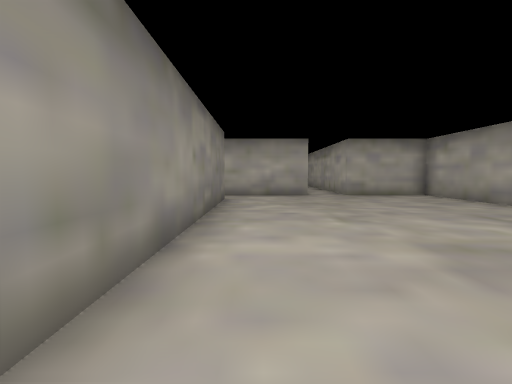
View 1 (above)

24 first-person views from a walk through a scene from a Unity 3-D project. The camera is 1.5 m above the floor, tilts 4° down and sees 90° across. The floor is counted in squares, 2 m on a side. Each view is taken from the middle of a square. On the plan, view 1 faces up. The plan holds only what a view shows up to about 9 squares ahead; the rest is blank. The place goes on beyond the plan. The player is left out.

View 2
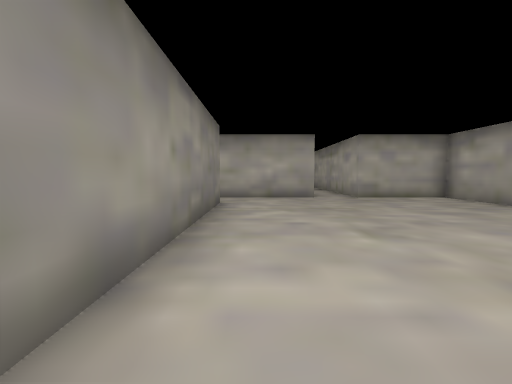

View 3
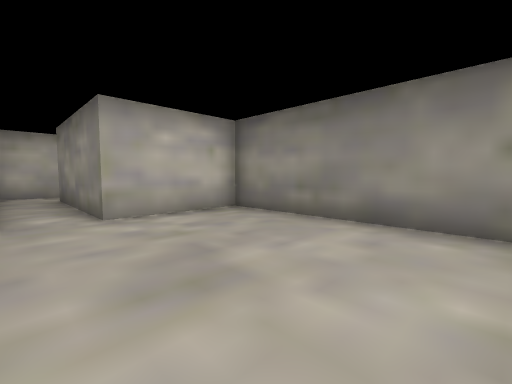

View 4
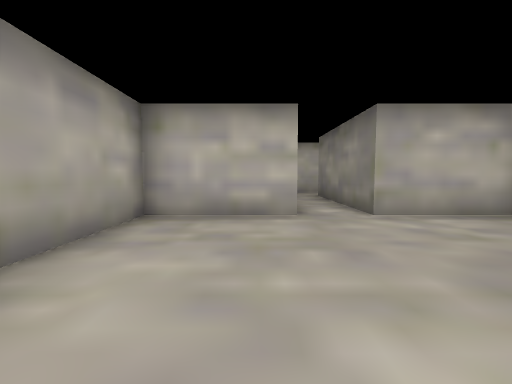

View 5
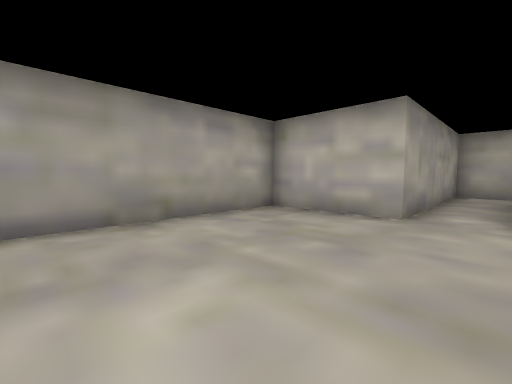

View 6
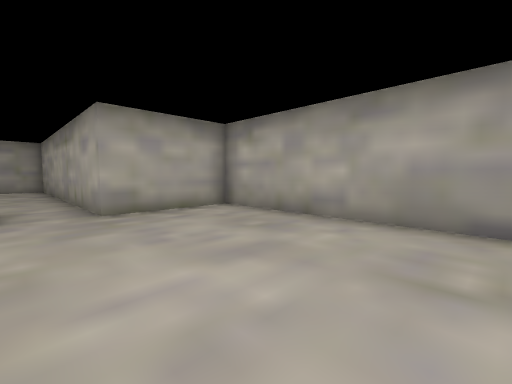

View 7
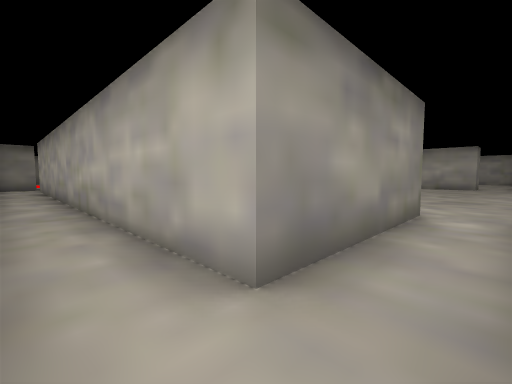

View 8
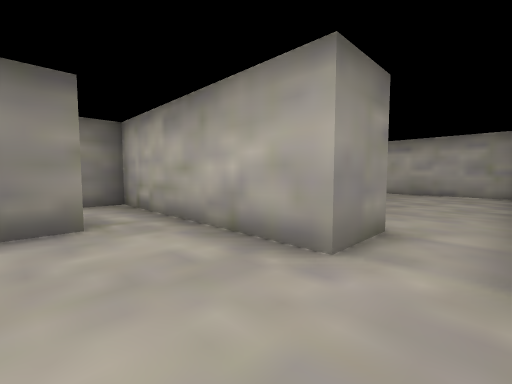

View 9
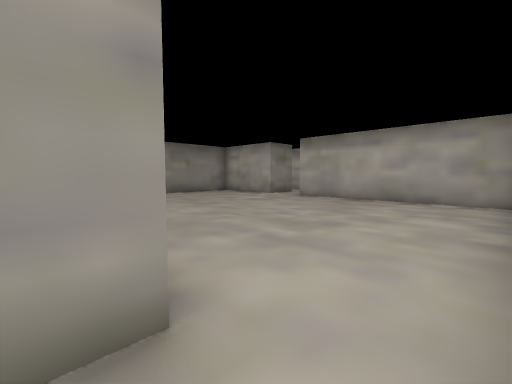

View 10
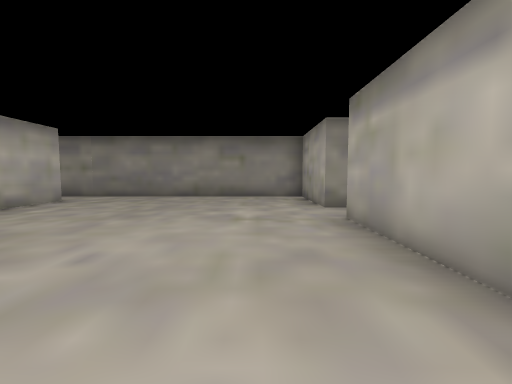

View 11
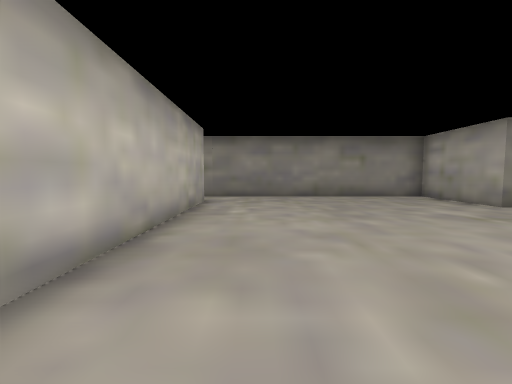

View 12
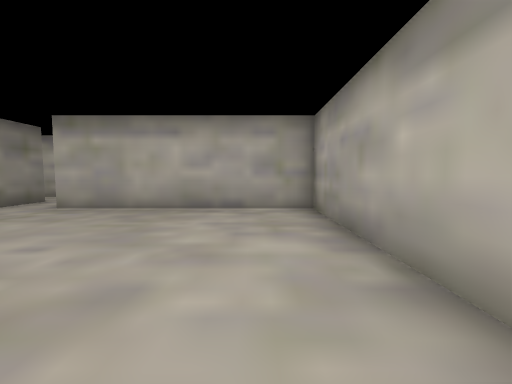

View 13
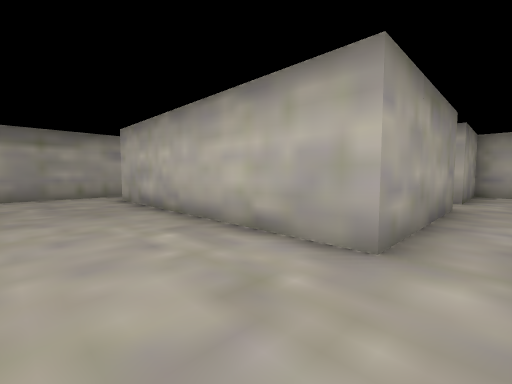

View 14
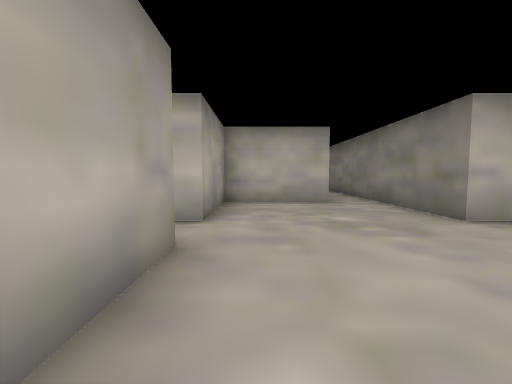

View 15
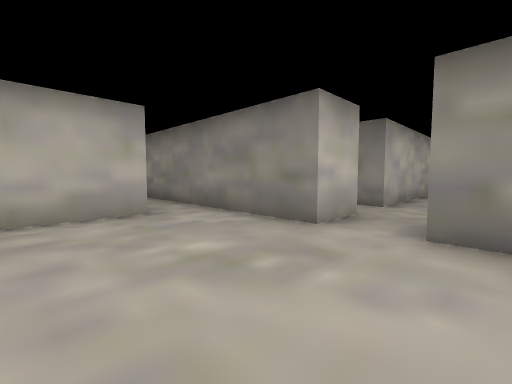

View 16
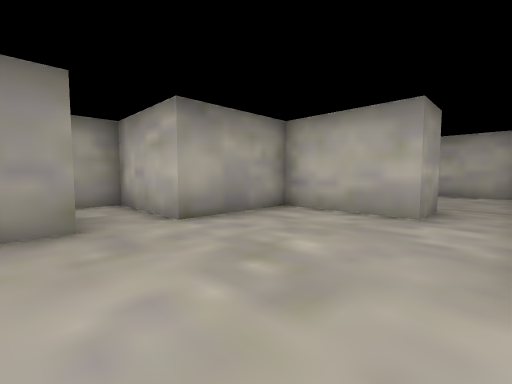

View 17
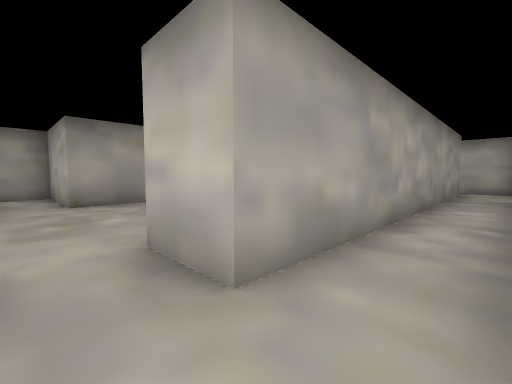

View 18
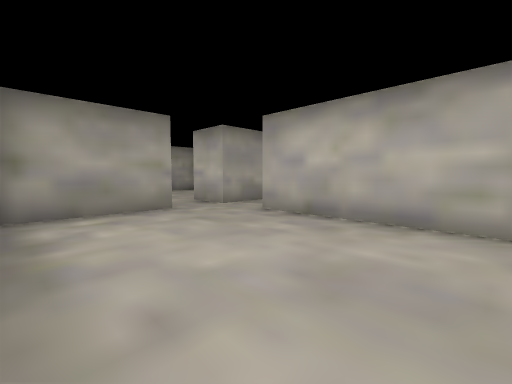

View 19
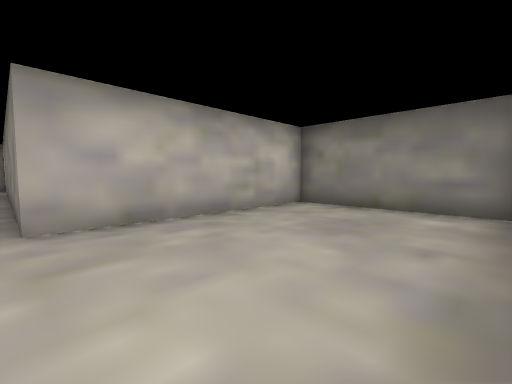

View 20
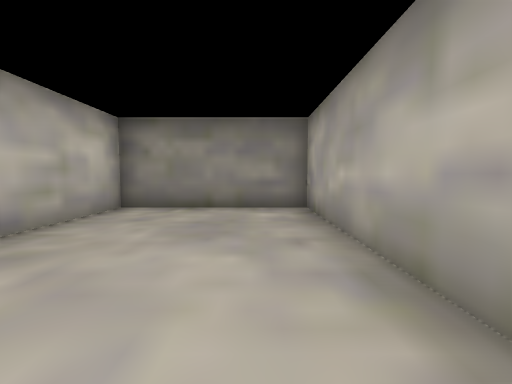

View 21
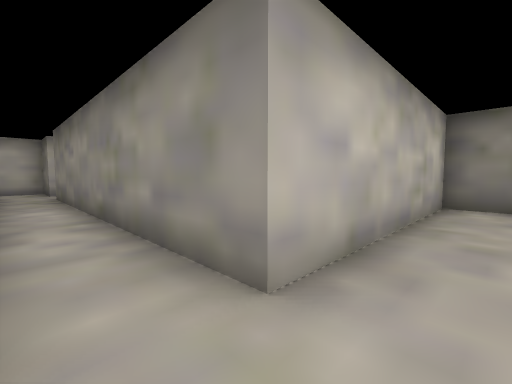

View 22
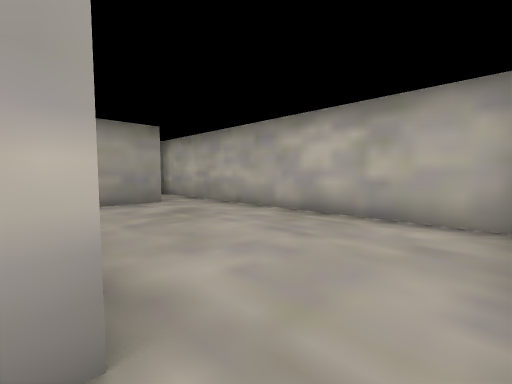

View 23
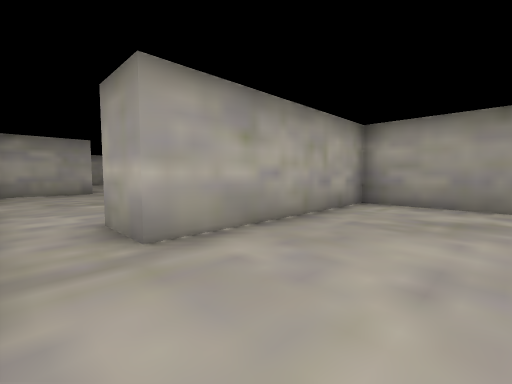

View 24
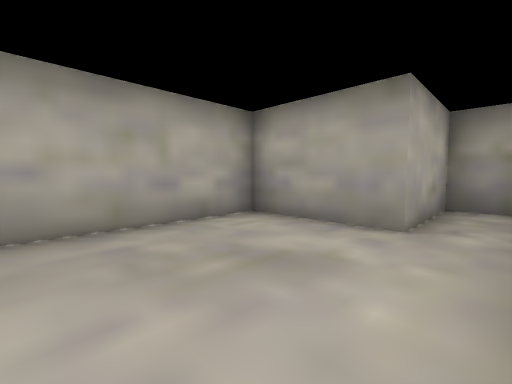

### Floor plan
Points are (right, up) in squares from view 1. A wall is a line through its corners. A room is listed if a view was taken in it or the views show most of it. See-through windows are left out.
Room 1 (views 1, 2, 3, 4, 5, 6, 7, 8, 9, 21)
walls: (-0.9, 7.9) (-0.9, -0.6) (1.9, -0.6) (1.9, -4.8) (-8.6, -4.8); (1.6, -6.2) (3.3, -6.2) (3.3, -0.6) (6.1, -0.6) (6.1, 9.2) (3.3, 9.2) (3.3, 10.4); (1.9, 10.6) (1.9, 9.2) (-2.5, 9.2); (-10.8, -4.9) (-10.8, 5) (-9.4, 5); (-12.2, 5) (-12.2, -3.5); (-12.2, -4.8) (-12.2, -5.6); (-12, -6.2) (-11, -6.2)
ways out: opening at (2.5, 10) to room 2; opening at (-10, 5.5) to room 3; opening at (-11.5, 5.5) to room 4; opening at (-1.5, 8.5)
Room 2 (views 10, 11, 12, 13)
walls: (-5.2, 10.6) (1.9, 10.6); (-3.7, 19) (-3.7, 17.6) (-6.5, 17.6) (-6.5, 10.4); (3.3, 10.4) (3.3, 17.6) (-2.4, 17.6)
ways out: opening at (2.5, 10) to room 1; opening at (-6, 10) to room 3; opening at (-3, 18.5)
Room 3 (views 14, 15, 16)
walls: (-5.2, 6.2) (-5.2, 10.6); (-9.4, 5) (-9.4, 2.5); (-9.4, 7.1) (-9.4, 6.2); (-7.4, 9.2) (-9, 9.2); (-8, 2.1) (-5.2, 2.1) (-5.2, 5) (-3.5, 5); (-6.5, 10.4) (-6.5, 9.4)
ways out: opening at (-10, 5.5) to room 1; opening at (-6, 10) to room 2; opening at (-9, 1.5) to room 5; opening at (-4.5, 6)
Room 4 (views 17, 18, 19, 20)
walls: (-13, 9.2) (-17.8, 9.2) (-17.8, 5) (-12.2, 5); (-10.8, 6.2) (-10.8, 9.1)
ways out: opening at (-11.5, 5.5) to room 1
Room 5 (views 22, 23, 24)
walls: (-9.1, -3.5) (-0.6, -3.5); (-9.4, 2.5) (-9.4, -1.4); (0.5, -3.1) (0.5, -2.1) (-2.3, -2.1) (-2.3, 0.7) (-8, 0.7) (-8, 2.1)
ways out: opening at (-9, 1.5) to room 3

Positions as (right, up) in squares from view 1, and headings:
1: (0, 0), facing up
2: (0, 1), facing up
3: (3, 4), facing down-left
4: (4, 4), facing down
5: (2, 4), facing down-right
6: (2, 4), facing up-right
7: (3, -6), facing up-left
8: (3, 7), facing up-left
9: (3, 10), facing up-left
10: (2, 16), facing left
11: (2, 12), facing left
12: (2, 12), facing up
13: (-6, 13), facing down-right
14: (-6, 9), facing down
15: (-6, 7), facing down-left
16: (-9, 7), facing down-right
17: (-12, 6), facing down-right
18: (-16, 9), facing down-right
19: (-12, 9), facing down-left
20: (-12, 8), facing left
21: (-11, 6), facing down-left
22: (-9, 1), facing down-right
23: (-9, -2), facing up-right
24: (-6, -3), facing up-right
